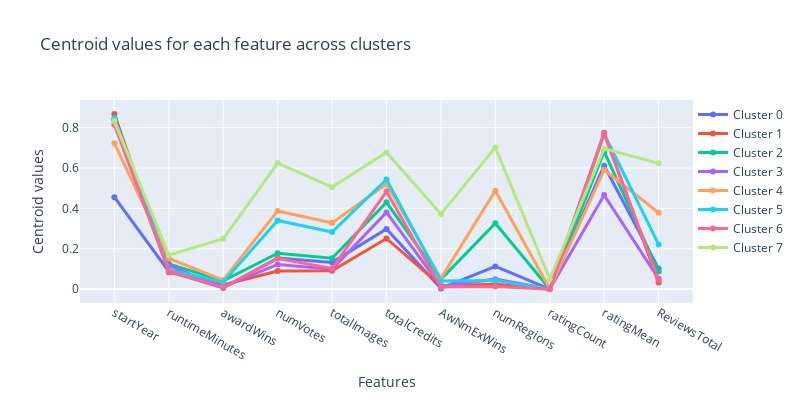

Notebook code for this chart:
### Code cell
import plotly.graph_objects as go

# Crea una figura vuota
fig = go.Figure()

# Aggiungi una linea per ogni centroide del cluster
for i, center in enumerate(kmeans.cluster_centers_):
    fig.add_trace(go.Scatter(
        x=list(df.columns),
        y=center,
        mode='lines+markers',
        name=f'Cluster {i}',
        line=dict(width=3)
    ))

# Imposta il titolo e le etichette
fig.update_layout(
    title="Centroid values for each feature across clusters",
    xaxis_title="Features",
    yaxis_title="Centroid values",
    legend=dict(x=1, y=1),
    width=800, height=400
)

# Aggiungi la griglia all'asse y
fig.update_yaxes(showgrid=True)

# Mostra il grafico
fig.show()

### Figure 1 — Plotly figure (JSON) as saved in the notebook; plotly's stock layout.template omitted (floating-point values rounded to 4 significant figures)
{"data": [{"line": {"width": 3}, "mode": "lines+markers", "name": "Cluster 0", "type": "scatter", "x": ["startYear", "runtimeMinutes", "awardWins", "numVotes", "totalImages", "totalCredits", "AwNmExWins", "numRegions", "ratingCount", "ratingMean", "ReviewsTotal"], "y": [0.4551, 0.0879, 0.00581, 0.1537, 0.1323, 0.2977, 0.0031, 0.1121, 8.002e-05, 0.6112, 0.1007]}, {"line": {"width": 3}, "mode": "lines+markers", "name": "Cluster 1", "type": "scatter", "x": ["startYear", "runtimeMinutes", "awardWins", "numVotes", "totalImages", "totalCredits", "AwNmExWins", "numRegions", "ratingCount", "ratingMean", "ReviewsTotal"], "y": [0.8678, 0.08363, 0.02083, 0.08963, 0.09101, 0.2507, 0.01713, 0.02414, 2.594e-05, 0.7743, 0.03255]}, {"line": {"width": 3}, "mode": "lines+markers", "name": "Cluster 2", "type": "scatter", "x": ["startYear", "runtimeMinutes", "awardWins", "numVotes", "totalImages", "totalCredits", "AwNmExWins", "numRegions", "ratingCount", "ratingMean", "ReviewsTotal"], "y": [0.8385, 0.125, 0.04048, 0.1779, 0.1526, 0.4296, 0.0484, 0.3259, 0.0001078, 0.6814, 0.08678]}, {"line": {"width": 3}, "mode": "lines+markers", "name": "Cluster 3", "type": "scatter", "x": ["startYear", "runtimeMinutes", "awardWins", "numVotes", "totalImages", "totalCredits", "AwNmExWins", "numRegions", "ratingCount", "ratingMean", "ReviewsTotal"], "y": [0.8346, 0.1161, 0.01133, 0.122, 0.09895, 0.3798, 0.01398, 0.04936, 4.98e-05, 0.4656, 0.05137]}, {"line": {"width": 3}, "mode": "lines+markers", "name": "Cluster 4", "type": "scatter", "x": ["startYear", "runtimeMinutes", "awardWins", "numVotes", "totalImages", "totalCredits", "AwNmExWins", "numRegions", "ratingCount", "ratingMean", "ReviewsTotal"], "y": [0.722, 0.1524, 0.04386, 0.3873, 0.3276, 0.5203, 0.05302, 0.4876, 0.001242, 0.5909, 0.378]}, {"line": {"width": 3}, "mode": "lines+markers", "name": "Cluster 5", "type": "scatter", "x": ["startYear", "runtimeMinutes", "awardWins", "numVotes", "totalImages", "totalCredits", "AwNmExWins", "numRegions", "ratingCount", "ratingMean", "ReviewsTotal"], "y": [0.8475, 0.09627, 0.03438, 0.3401, 0.2826, 0.5432, 0.03978, 0.04302, 0.001137, 0.7683, 0.2214]}, {"line": {"width": 3}, "mode": "lines+markers", "name": "Cluster 6", "type": "scatter", "x": ["startYear", "runtimeMinutes", "awardWins", "numVotes", "totalImages", "totalCredits", "AwNmExWins", "numRegions", "ratingCount", "ratingMean", "ReviewsTotal"], "y": [0.8142, 0.08869, 0.008602, 0.1516, 0.1022, 0.483, 0.01015, 0.01313, 6.523e-05, 0.7689, 0.04396]}, {"line": {"width": 3}, "mode": "lines+markers", "name": "Cluster 7", "type": "scatter", "x": ["startYear", "runtimeMinutes", "awardWins", "numVotes", "totalImages", "totalCredits", "AwNmExWins", "numRegions", "ratingCount", "ratingMean", "ReviewsTotal"], "y": [0.8321, 0.168, 0.2493, 0.6244, 0.505, 0.6768, 0.372, 0.701, 0.04996, 0.6962, 0.6229]}], "layout": {"height": 400, "legend": {"x": 1, "y": 1}, "title": {"text": "Centroid values for each feature across clusters"}, "width": 800, "xaxis": {"title": {"text": "Features"}}, "yaxis": {"showgrid": true, "title": {"text": "Centroid values"}}}}
